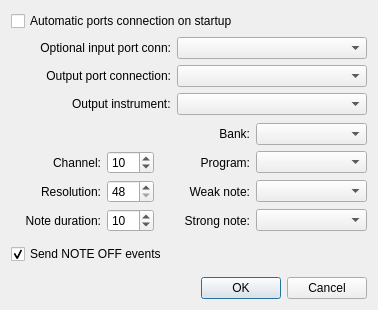
<?xml version="1.0" encoding="UTF-8"?>
<ui version="4.0">
 <author>Pedro Lopez-Cabanillas &lt;plcl@users.sourceforge.net&gt;</author>
 <comment>
KMetronome - ALSA Sequencer based MIDI metronome
Copyright (C) 2005-2019 Pedro Lopez-Cabanillas &lt;plcl@users.sourceforge.net&gt;

This program is free software; you can redistribute it and/or modify 
it under the terms of the GNU General Public License as published by 
the Free Software Foundation; either version 2 of the License, or 
(at your option) any later version.

This program is distributed in the hope that it will be useful,
but WITHOUT ANY WARRANTY; without even the implied warranty of
MERCHANTABILITY or FITNESS FOR A PARTICULAR PURPOSE.  
See the GNU General Public License for more details.

You should have received a copy of the GNU General Public License
along with this program; if not, write to the Free Software
Foundation, Inc., 51 Franklin Street, Fifth Floor, Boston,
MA 02110-1301, USA
</comment>
 <class>KMetroPreferencesBase</class>
 <widget class="QDialog" name="KMetroPreferencesBase">
  <property name="geometry">
   <rect>
    <x>0</x>
    <y>0</y>
    <width>378</width>
    <height>310</height>
   </rect>
  </property>
  <layout class="QVBoxLayout" name="verticalLayout">
   <item>
    <widget class="QCheckBox" name="m_autoconn">
     <property name="whatsThis">
      <string>If this checkbox is activated, the the program will remember the connections for the input and output ports, and try to reconnect them at program startup.</string>
     </property>
     <property name="text">
      <string>Automatic ports connection on startup</string>
     </property>
    </widget>
   </item>
   <item>
    <layout class="QFormLayout" name="formLayout_3">
     <property name="labelAlignment">
      <set>Qt::AlignRight|Qt::AlignTrailing|Qt::AlignVCenter</set>
     </property>
     <item row="0" column="0">
      <widget class="QLabel" name="lblInputPort">
       <property name="sizePolicy">
        <sizepolicy hsizetype="Preferred" vsizetype="Minimum">
         <horstretch>0</horstretch>
         <verstretch>0</verstretch>
        </sizepolicy>
       </property>
       <property name="minimumSize">
        <size>
         <width>160</width>
         <height>22</height>
        </size>
       </property>
       <property name="text">
        <string>Optional input port conn:</string>
       </property>
       <property name="alignment">
        <set>Qt::AlignRight|Qt::AlignTrailing|Qt::AlignVCenter</set>
       </property>
       <property name="wordWrap">
        <bool>false</bool>
       </property>
       <property name="buddy">
        <cstring>m_in_connection</cstring>
       </property>
      </widget>
     </item>
     <item row="0" column="1">
      <widget class="QComboBox" name="m_in_connection">
       <property name="sizePolicy">
        <sizepolicy hsizetype="Expanding" vsizetype="Fixed">
         <horstretch>0</horstretch>
         <verstretch>0</verstretch>
        </sizepolicy>
       </property>
       <property name="whatsThis">
        <string>This is the optional connection for the MIDI IN port.</string>
       </property>
      </widget>
     </item>
     <item row="1" column="0">
      <widget class="QLabel" name="lblOutputPort">
       <property name="sizePolicy">
        <sizepolicy hsizetype="Preferred" vsizetype="Minimum">
         <horstretch>0</horstretch>
         <verstretch>0</verstretch>
        </sizepolicy>
       </property>
       <property name="minimumSize">
        <size>
         <width>160</width>
         <height>22</height>
        </size>
       </property>
       <property name="text">
        <string>Output port connection:</string>
       </property>
       <property name="alignment">
        <set>Qt::AlignRight|Qt::AlignTrailing|Qt::AlignVCenter</set>
       </property>
       <property name="wordWrap">
        <bool>false</bool>
       </property>
       <property name="buddy">
        <cstring>m_out_connection</cstring>
       </property>
      </widget>
     </item>
     <item row="1" column="1">
      <widget class="QComboBox" name="m_out_connection">
       <property name="sizePolicy">
        <sizepolicy hsizetype="Expanding" vsizetype="Fixed">
         <horstretch>0</horstretch>
         <verstretch>0</verstretch>
        </sizepolicy>
       </property>
       <property name="whatsThis">
        <string>This is the mandatory connection for the MIDI OUT port</string>
       </property>
      </widget>
     </item>
     <item row="2" column="0">
      <widget class="QLabel" name="lblInstrument">
       <property name="text">
        <string>Output instrument:</string>
       </property>
       <property name="buddy">
        <cstring>m_instrument</cstring>
       </property>
      </widget>
     </item>
     <item row="2" column="1">
      <widget class="QComboBox" name="m_instrument">
       <property name="sizePolicy">
        <sizepolicy hsizetype="Expanding" vsizetype="Fixed">
         <horstretch>0</horstretch>
         <verstretch>0</verstretch>
        </sizepolicy>
       </property>
       <property name="whatsThis">
        <string>This is the definition of the instrument connected to the MIDI OUT port</string>
       </property>
      </widget>
     </item>
    </layout>
   </item>
   <item>
    <layout class="QGridLayout" name="gridLayout">
     <item row="0" column="2">
      <widget class="QLabel" name="lblBank">
       <property name="text">
        <string>Bank:</string>
       </property>
       <property name="alignment">
        <set>Qt::AlignRight|Qt::AlignTrailing|Qt::AlignVCenter</set>
       </property>
       <property name="buddy">
        <cstring>m_bank</cstring>
       </property>
      </widget>
     </item>
     <item row="0" column="3">
      <widget class="QComboBox" name="m_bank">
       <property name="whatsThis">
        <string>This is the Bank of the selected MIDI program</string>
       </property>
      </widget>
     </item>
     <item row="1" column="0">
      <widget class="QLabel" name="textLabel2">
       <property name="sizePolicy">
        <sizepolicy hsizetype="Preferred" vsizetype="Preferred">
         <horstretch>0</horstretch>
         <verstretch>0</verstretch>
        </sizepolicy>
       </property>
       <property name="minimumSize">
        <size>
         <width>75</width>
         <height>17</height>
        </size>
       </property>
       <property name="text">
        <string>Channel:</string>
       </property>
       <property name="alignment">
        <set>Qt::AlignRight|Qt::AlignTrailing|Qt::AlignVCenter</set>
       </property>
       <property name="wordWrap">
        <bool>false</bool>
       </property>
       <property name="buddy">
        <cstring>m_channel</cstring>
       </property>
      </widget>
     </item>
     <item row="1" column="1">
      <widget class="QSpinBox" name="m_channel">
       <property name="whatsThis">
        <string>This is the MIDI channel, between 1 and 16. 
General MIDI uses the channel 10 for percussion sounds.</string>
       </property>
       <property name="minimum">
        <number>1</number>
       </property>
       <property name="maximum">
        <number>16</number>
       </property>
       <property name="value">
        <number>10</number>
       </property>
      </widget>
     </item>
     <item row="1" column="2">
      <widget class="QLabel" name="textLabel3">
       <property name="sizePolicy">
        <sizepolicy hsizetype="Preferred" vsizetype="Preferred">
         <horstretch>0</horstretch>
         <verstretch>0</verstretch>
        </sizepolicy>
       </property>
       <property name="minimumSize">
        <size>
         <width>75</width>
         <height>17</height>
        </size>
       </property>
       <property name="text">
        <string>Program:</string>
       </property>
       <property name="alignment">
        <set>Qt::AlignRight|Qt::AlignTrailing|Qt::AlignVCenter</set>
       </property>
       <property name="wordWrap">
        <bool>false</bool>
       </property>
       <property name="buddy">
        <cstring>m_program</cstring>
       </property>
      </widget>
     </item>
     <item row="1" column="3">
      <widget class="QComboBox" name="m_program">
       <property name="sizePolicy">
        <sizepolicy hsizetype="Expanding" vsizetype="Fixed">
         <horstretch>0</horstretch>
         <verstretch>0</verstretch>
        </sizepolicy>
       </property>
       <property name="whatsThis">
        <string>This is the MIDI program</string>
       </property>
      </widget>
     </item>
     <item row="2" column="0">
      <widget class="QLabel" name="textLabel7">
       <property name="minimumSize">
        <size>
         <width>75</width>
         <height>17</height>
        </size>
       </property>
       <property name="text">
        <string>Resolution:</string>
       </property>
       <property name="alignment">
        <set>Qt::AlignRight|Qt::AlignTrailing|Qt::AlignVCenter</set>
       </property>
       <property name="wordWrap">
        <bool>false</bool>
       </property>
       <property name="buddy">
        <cstring>m_resolution</cstring>
       </property>
      </widget>
     </item>
     <item row="2" column="1">
      <widget class="QSpinBox" name="m_resolution">
       <property name="whatsThis">
        <string>This is the MIDI time resolution (number of ticks in a quarter note)</string>
       </property>
       <property name="minimum">
        <number>48</number>
       </property>
       <property name="maximum">
        <number>960</number>
       </property>
      </widget>
     </item>
     <item row="2" column="2">
      <widget class="QLabel" name="textLabel4">
       <property name="minimumSize">
        <size>
         <width>90</width>
         <height>17</height>
        </size>
       </property>
       <property name="text">
        <string>Weak note:</string>
       </property>
       <property name="alignment">
        <set>Qt::AlignRight|Qt::AlignTrailing|Qt::AlignVCenter</set>
       </property>
       <property name="wordWrap">
        <bool>false</bool>
       </property>
       <property name="buddy">
        <cstring>m_weak_note</cstring>
       </property>
      </widget>
     </item>
     <item row="2" column="3">
      <widget class="QComboBox" name="m_weak_note">
       <property name="sizePolicy">
        <sizepolicy hsizetype="Expanding" vsizetype="Fixed">
         <horstretch>0</horstretch>
         <verstretch>0</verstretch>
        </sizepolicy>
       </property>
       <property name="whatsThis">
        <string>This is the sound of the weak notes for the automatic patterns</string>
       </property>
      </widget>
     </item>
     <item row="3" column="0">
      <widget class="QLabel" name="textLabel8">
       <property name="minimumSize">
        <size>
         <width>90</width>
         <height>17</height>
        </size>
       </property>
       <property name="text">
        <string>Note duration:</string>
       </property>
       <property name="alignment">
        <set>Qt::AlignRight|Qt::AlignTrailing|Qt::AlignVCenter</set>
       </property>
       <property name="wordWrap">
        <bool>false</bool>
       </property>
       <property name="buddy">
        <cstring>m_duration</cstring>
       </property>
      </widget>
     </item>
     <item row="3" column="1">
      <widget class="QSpinBox" name="m_duration">
       <property name="whatsThis">
        <string>This is the note duration in ticks, when using NOTE OFF events</string>
       </property>
       <property name="minimum">
        <number>1</number>
       </property>
       <property name="maximum">
        <number>960</number>
       </property>
       <property name="value">
        <number>10</number>
       </property>
      </widget>
     </item>
     <item row="3" column="2">
      <widget class="QLabel" name="textLabel5">
       <property name="minimumSize">
        <size>
         <width>90</width>
         <height>17</height>
        </size>
       </property>
       <property name="text">
        <string>Strong note:</string>
       </property>
       <property name="alignment">
        <set>Qt::AlignRight|Qt::AlignTrailing|Qt::AlignVCenter</set>
       </property>
       <property name="wordWrap">
        <bool>false</bool>
       </property>
       <property name="buddy">
        <cstring>m_strong_note</cstring>
       </property>
      </widget>
     </item>
     <item row="3" column="3">
      <widget class="QComboBox" name="m_strong_note">
       <property name="sizePolicy">
        <sizepolicy hsizetype="Expanding" vsizetype="Fixed">
         <horstretch>0</horstretch>
         <verstretch>0</verstretch>
        </sizepolicy>
       </property>
       <property name="whatsThis">
        <string>This is the sound of the strong notes for the automatic patterns</string>
       </property>
      </widget>
     </item>
    </layout>
   </item>
   <item>
    <layout class="QHBoxLayout" name="horizontalLayout">
     <item>
      <widget class="QCheckBox" name="m_use_noteoff">
       <property name="whatsThis">
        <string>Optional setting to send NOTE OFF events</string>
       </property>
       <property name="text">
        <string>Send NOTE OFF events</string>
       </property>
       <property name="checked">
        <bool>true</bool>
       </property>
      </widget>
     </item>
     <item>
      <spacer name="spacer5">
       <property name="orientation">
        <enum>Qt::Horizontal</enum>
       </property>
       <property name="sizeType">
        <enum>QSizePolicy::Expanding</enum>
       </property>
       <property name="sizeHint" stdset="0">
        <size>
         <width>88</width>
         <height>33</height>
        </size>
       </property>
      </spacer>
     </item>
    </layout>
   </item>
   <item>
    <widget class="QDialogButtonBox" name="buttonBox">
     <property name="standardButtons">
      <set>QDialogButtonBox::Cancel|QDialogButtonBox::Ok</set>
     </property>
    </widget>
   </item>
  </layout>
 </widget>
 <layoutdefault spacing="6" margin="11"/>
 <pixmapfunction>qPixmapFromMimeSource</pixmapfunction>
 <tabstops>
  <tabstop>m_autoconn</tabstop>
  <tabstop>m_in_connection</tabstop>
  <tabstop>m_out_connection</tabstop>
  <tabstop>m_instrument</tabstop>
  <tabstop>m_bank</tabstop>
  <tabstop>m_channel</tabstop>
  <tabstop>m_program</tabstop>
  <tabstop>m_resolution</tabstop>
  <tabstop>m_weak_note</tabstop>
  <tabstop>m_duration</tabstop>
  <tabstop>m_strong_note</tabstop>
  <tabstop>m_use_noteoff</tabstop>
 </tabstops>
 <resources/>
 <connections>
  <connection>
   <sender>m_use_noteoff</sender>
   <signal>toggled(bool)</signal>
   <receiver>m_duration</receiver>
   <slot>setEnabled(bool)</slot>
   <hints>
    <hint type="sourcelabel">
     <x>139</x>
     <y>264</y>
    </hint>
    <hint type="destinationlabel">
     <x>162</x>
     <y>230</y>
    </hint>
   </hints>
  </connection>
  <connection>
   <sender>buttonBox</sender>
   <signal>accepted()</signal>
   <receiver>KMetroPreferencesBase</receiver>
   <slot>accept()</slot>
   <hints>
    <hint type="sourcelabel">
     <x>261</x>
     <y>288</y>
    </hint>
    <hint type="destinationlabel">
     <x>326</x>
     <y>315</y>
    </hint>
   </hints>
  </connection>
  <connection>
   <sender>buttonBox</sender>
   <signal>rejected()</signal>
   <receiver>KMetroPreferencesBase</receiver>
   <slot>reject()</slot>
   <hints>
    <hint type="sourcelabel">
     <x>217</x>
     <y>289</y>
    </hint>
    <hint type="destinationlabel">
     <x>218</x>
     <y>325</y>
    </hint>
   </hints>
  </connection>
 </connections>
</ui>
